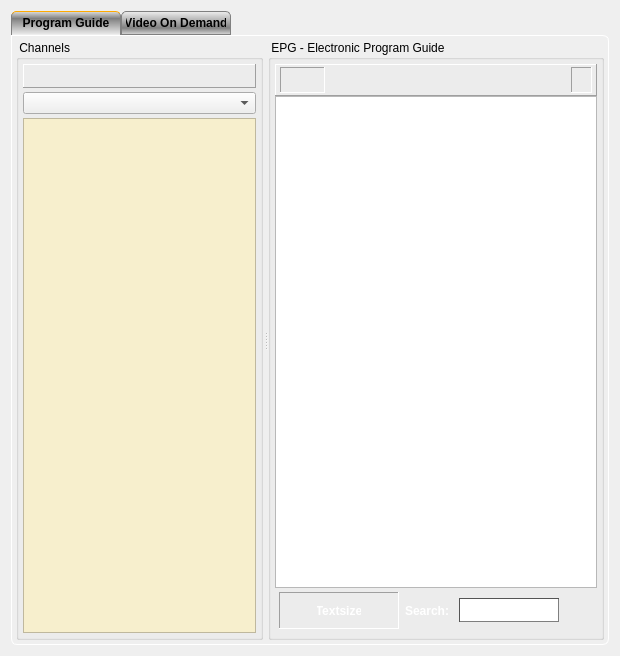
<?xml version="1.0" encoding="UTF-8"?>
<ui version="4.0">
 <class>CChannelsEPGdlg</class>
 <widget class="QDialog" name="CChannelsEPGdlg">
  <property name="geometry">
   <rect>
    <x>0</x>
    <y>0</y>
    <width>620</width>
    <height>656</height>
   </rect>
  </property>
  <property name="sizePolicy">
   <sizepolicy hsizetype="Expanding" vsizetype="Preferred">
    <horstretch>0</horstretch>
    <verstretch>0</verstretch>
   </sizepolicy>
  </property>
  <property name="minimumSize">
   <size>
    <width>0</width>
    <height>0</height>
   </size>
  </property>
  <property name="maximumSize">
   <size>
    <width>700</width>
    <height>16777215</height>
   </size>
  </property>
  <property name="windowTitle">
   <string>Channels, EPG and VOD Dialog</string>
  </property>
  <property name="styleSheet">
   <string notr="true">QDialog#Recorder { background-color: qlineargradient(spread:pad, x1:0, y1:0, x2:0, y2:1, stop:0 #eee, stop:0.7 grey, stop:1 #dedede); }</string>
  </property>
  <property name="locale">
   <locale language="English" country="UnitedStates"/>
  </property>
  <property name="sizeGripEnabled">
   <bool>false</bool>
  </property>
  <layout class="QHBoxLayout" name="horizontalLayout">
   <item>
    <widget class="QTabWidget" name="tabEpgVod">
     <property name="styleSheet">
      <string notr="true">QTabWidget#tabEpgVod {
  background-color: transparent;
}

QTabWidget::pane {
  background-color: transparent;
  border: 1px solid white;
  border-bottom-left-radius: 6px;
  border-bottom-right-radius: 6px;
  border-top-right-radius: 6px;
}

QTabBar::tab {
 background-color: qlineargradient(spread:pad, x1:0, y1:0, x2:0, y2:1, stop:0 #eee, stop:0.7 grey, stop:1 #dedede);
  border: 1px solid gray;
  border-top-left-radius: 5px;
  border-top-right-radius: 5px;
  min-width: 100px;
  padding: 4px;
  font: bold;
}

QTabBar::tab:selected {
  background-color: qlineargradient(spread:pad, x1:1, y1:1, x2:1, y2:0, stop:0 #eee, stop:0.7 grey, stop:1 #dedede);
  
  border-bottom-color: #eee;
  border-top-color: #fa0;
}

QTabBar::tab:hover {
  border-bottom-color: #eee;
}
</string>
     </property>
     <property name="tabPosition">
      <enum>QTabWidget::North</enum>
     </property>
     <property name="currentIndex">
      <number>0</number>
     </property>
     <widget class="QWidget" name="epgTab">
      <property name="styleSheet">
       <string notr="true"/>
      </property>
      <attribute name="title">
       <string>Program Guide</string>
      </attribute>
      <layout class="QVBoxLayout" name="verticalLayout_3">
       <property name="spacing">
        <number>6</number>
       </property>
       <property name="margin">
        <number>4</number>
       </property>
       <item>
        <widget class="QSplitter" name="vSplitterChanEpg">
         <property name="styleSheet">
          <string notr="true">QSplitter#vSplitterChanEpg::handle {
     image: url(:/png/v_split);
 }

 QSplitter#vSplitterChanEpg::handle:horizontal {
     width: 5px;
 }

 QSplitter#vSplitterChanEpg::handle:vertical {
     height: 5px;
 }

 QSplitter#vSplitterChanEpg::handle:hover {
    image: url(:/png/v_split_hover);
 }

 QSplitter#vSplitterChanEpg::handle:pressed {
    image: url(:/png/v_split_pressed);
 }
</string>
         </property>
         <property name="orientation">
          <enum>Qt::Horizontal</enum>
         </property>
         <widget class="QGroupBox" name="groupChannels">
          <property name="title">
           <string> Channels </string>
          </property>
          <layout class="QVBoxLayout" name="verticalLayout_6">
           <property name="spacing">
            <number>4</number>
           </property>
           <property name="margin">
            <number>4</number>
           </property>
           <item>
            <widget class="QFavFrame" name="hFrameFav">
             <property name="contextMenuPolicy">
              <enum>Qt::DefaultContextMenu</enum>
             </property>
             <property name="acceptDrops">
              <bool>true</bool>
             </property>
             <property name="styleSheet">
              <string notr="true">QFrame#hFrameFav {
background-color: qlineargradient(spread:pad, x1:0, y1:0, x2:0, y2:1, stop:0 #eee, 	stop:0.7 grey, stop:1 #dedede);
};</string>
             </property>
             <property name="frameShape">
              <enum>QFrame::Panel</enum>
             </property>
             <property name="frameShadow">
              <enum>QFrame::Raised</enum>
             </property>
             <layout class="QHBoxLayout" name="hLayoutFavFrame">
              <property name="spacing">
               <number>0</number>
              </property>
              <item>
               <spacer name="hSpacerLeft">
                <property name="orientation">
                 <enum>Qt::Horizontal</enum>
                </property>
                <property name="sizeHint" stdset="0">
                 <size>
                  <width>40</width>
                  <height>0</height>
                 </size>
                </property>
               </spacer>
              </item>
              <item>
               <layout class="QGridLayout" name="gLayoutFav">
                <property name="spacing">
                 <number>4</number>
                </property>
               </layout>
              </item>
              <item>
               <spacer name="hlSpacerRight">
                <property name="orientation">
                 <enum>Qt::Horizontal</enum>
                </property>
                <property name="sizeHint" stdset="0">
                 <size>
                  <width>40</width>
                  <height>0</height>
                 </size>
                </property>
               </spacer>
              </item>
             </layout>
            </widget>
           </item>
           <item>
            <widget class="QComboBox" name="cbxChannelGroup">
             <property name="whatsThis">
              <string>Channel Group</string>
             </property>
            </widget>
           </item>
           <item>
            <widget class="QListView" name="channelList">
             <property name="contextMenuPolicy">
              <enum>Qt::CustomContextMenu</enum>
             </property>
             <property name="toolTip">
              <string/>
             </property>
             <property name="whatsThis">
              <string>Channel List</string>
             </property>
             <property name="styleSheet">
              <string notr="true">QListView#channelList {
show-decoration-selected: 1;
background-color: rgb(247, 239, 205);
}

QListView#channelList::item:selected {
background-color: rgb(255, 167, 26);
alternate-background-color: rgb(255, 167, 26);
}

QListView#channelList::item:hover {
background-color: rgb(255, 110, 14);
}
</string>
             </property>
             <property name="editTriggers">
              <set>QAbstractItemView::NoEditTriggers</set>
             </property>
             <property name="showDropIndicator" stdset="0">
              <bool>false</bool>
             </property>
             <property name="dragEnabled">
              <bool>true</bool>
             </property>
             <property name="dragDropMode">
              <enum>QAbstractItemView::DragOnly</enum>
             </property>
             <property name="alternatingRowColors">
              <bool>true</bool>
             </property>
             <property name="iconSize">
              <size>
               <width>24</width>
               <height>24</height>
              </size>
             </property>
            </widget>
           </item>
          </layout>
         </widget>
         <widget class="QGroupBox" name="groupEPG">
          <property name="title">
           <string> EPG - Electronic Program Guide </string>
          </property>
          <layout class="QVBoxLayout" name="verticalLayout">
           <property name="margin">
            <number>4</number>
           </property>
           <item>
            <layout class="QVBoxLayout" name="verticalLayout_2">
             <property name="spacing">
              <number>0</number>
             </property>
             <item>
              <layout class="QHBoxLayout" name="hLayoutEpgNavi">
               <property name="spacing">
                <number>0</number>
               </property>
              </layout>
             </item>
             <item>
              <widget class="QFrame" name="frameEpgCtrl">
               <property name="styleSheet">
                <string notr="true">QFrame#frameEpgCtrl {
background-color: qlineargradient(spread:pad, x1:0, y1:0, x2:0, y2:1, stop:0 #eee, 	stop:0.7 grey, stop:1 #dedede);
};</string>
               </property>
               <property name="frameShape">
                <enum>QFrame::Panel</enum>
               </property>
               <property name="frameShadow">
                <enum>QFrame::Raised</enum>
               </property>
               <layout class="QHBoxLayout" name="horizontalLayout_5">
                <property name="leftMargin">
                 <number>4</number>
                </property>
                <property name="topMargin">
                 <number>2</number>
                </property>
                <property name="rightMargin">
                 <number>4</number>
                </property>
                <property name="bottomMargin">
                 <number>2</number>
                </property>
                <item>
                 <widget class="QFrame" name="frameChan">
                  <property name="styleSheet">
                   <string notr="true"/>
                  </property>
                  <property name="frameShape">
                   <enum>QFrame::Panel</enum>
                  </property>
                  <property name="frameShadow">
                   <enum>QFrame::Sunken</enum>
                  </property>
                  <layout class="QHBoxLayout" name="horizontalLayout_3">
                   <property name="spacing">
                    <number>4</number>
                   </property>
                   <property name="leftMargin">
                    <number>4</number>
                   </property>
                   <property name="topMargin">
                    <number>0</number>
                   </property>
                   <property name="rightMargin">
                    <number>4</number>
                   </property>
                   <property name="bottomMargin">
                    <number>0</number>
                   </property>
                   <item>
                    <widget class="QLabel" name="labChanIcon">
                     <property name="minimumSize">
                      <size>
                       <width>24</width>
                       <height>24</height>
                      </size>
                     </property>
                     <property name="text">
                      <string/>
                     </property>
                    </widget>
                   </item>
                   <item>
                    <widget class="QLabel" name="labChanName">
                     <property name="styleSheet">
                      <string notr="true">QLabel#labChanName {
font-weight: bold;
color: white;
}</string>
                     </property>
                     <property name="text">
                      <string/>
                     </property>
                    </widget>
                   </item>
                  </layout>
                 </widget>
                </item>
                <item>
                 <spacer name="horizontalSpacer_2">
                  <property name="orientation">
                   <enum>Qt::Horizontal</enum>
                  </property>
                  <property name="sizeHint" stdset="0">
                   <size>
                    <width>40</width>
                    <height>20</height>
                   </size>
                  </property>
                 </spacer>
                </item>
                <item>
                 <widget class="QFrame" name="frameNavi">
                  <property name="frameShape">
                   <enum>QFrame::Panel</enum>
                  </property>
                  <property name="frameShadow">
                   <enum>QFrame::Sunken</enum>
                  </property>
                  <layout class="QHBoxLayout" name="horizontalLayout_4">
                   <property name="leftMargin">
                    <number>6</number>
                   </property>
                   <property name="topMargin">
                    <number>0</number>
                   </property>
                   <property name="rightMargin">
                    <number>6</number>
                   </property>
                   <property name="bottomMargin">
                    <number>0</number>
                   </property>
                   <item>
                    <widget class="QLabel" name="labCurrDay">
                     <property name="styleSheet">
                      <string notr="true">QLabel#labCurrDay {
font-weight: bold;
color: white;
}</string>
                     </property>
                     <property name="text">
                      <string/>
                     </property>
                    </widget>
                   </item>
                  </layout>
                 </widget>
                </item>
               </layout>
              </widget>
             </item>
             <item>
              <widget class="CEpgBrowser" name="textEpg">
               <property name="styleSheet">
                <string notr="true"/>
               </property>
               <property name="locale">
                <locale language="English" country="UnitedStates"/>
               </property>
               <property name="frameShadow">
                <enum>QFrame::Sunken</enum>
               </property>
               <property name="lineWidth">
                <number>1</number>
               </property>
               <property name="openLinks">
                <bool>false</bool>
               </property>
              </widget>
             </item>
             <item>
              <widget class="QFrame" name="frameSearch">
               <property name="minimumSize">
                <size>
                 <width>0</width>
                 <height>45</height>
                </size>
               </property>
               <property name="styleSheet">
                <string notr="true">QFrame#frameSearch {
background-color: qlineargradient(spread:pad, x1:0, y1:0, x2:0, y2:1, stop:0 #ccc, 	stop:0.7 #555, stop:1 #bbb);
border-left: 1px solid #eee;
border-right: 1px solid #666;
border-bottom: 1px solid #666;
border-top: 0px;
};</string>
               </property>
               <property name="frameShape">
                <enum>QFrame::NoFrame</enum>
               </property>
               <property name="frameShadow">
                <enum>QFrame::Raised</enum>
               </property>
               <property name="lineWidth">
                <number>1</number>
               </property>
               <layout class="QHBoxLayout" name="horizontalLayout_8">
                <property name="margin">
                 <number>4</number>
                </property>
                <item>
                 <widget class="QFrame" name="frTextsize">
                  <property name="minimumSize">
                   <size>
                    <width>120</width>
                    <height>0</height>
                   </size>
                  </property>
                  <property name="frameShape">
                   <enum>QFrame::Panel</enum>
                  </property>
                  <property name="frameShadow">
                   <enum>QFrame::Sunken</enum>
                  </property>
                  <layout class="QHBoxLayout" name="horizontalLayout_2">
                   <property name="topMargin">
                    <number>4</number>
                   </property>
                   <property name="bottomMargin">
                    <number>4</number>
                   </property>
                   <item>
                    <widget class="QPushButton" name="btnFontSmaller">
                     <property name="minimumSize">
                      <size>
                       <width>20</width>
                       <height>20</height>
                      </size>
                     </property>
                     <property name="maximumSize">
                      <size>
                       <width>20</width>
                       <height>20</height>
                      </size>
                     </property>
                     <property name="text">
                      <string/>
                     </property>
                     <property name="icon">
                      <iconset resource="../vlc-record.qrc">
                       <normaloff>:/app/zoom-out</normaloff>:/app/zoom-out</iconset>
                     </property>
                     <property name="iconSize">
                      <size>
                       <width>16</width>
                       <height>16</height>
                      </size>
                     </property>
                     <property name="autoDefault">
                      <bool>false</bool>
                     </property>
                     <property name="flat">
                      <bool>true</bool>
                     </property>
                    </widget>
                   </item>
                   <item>
                    <widget class="QLabel" name="labTextSize">
                     <property name="styleSheet">
                      <string notr="true">QLabel#labTextSize {
font-weight: bold;
color: white;
}</string>
                     </property>
                     <property name="text">
                      <string>Textsize</string>
                     </property>
                     <property name="alignment">
                      <set>Qt::AlignCenter</set>
                     </property>
                    </widget>
                   </item>
                   <item>
                    <widget class="QPushButton" name="btnFontLarger">
                     <property name="minimumSize">
                      <size>
                       <width>20</width>
                       <height>20</height>
                      </size>
                     </property>
                     <property name="maximumSize">
                      <size>
                       <width>20</width>
                       <height>20</height>
                      </size>
                     </property>
                     <property name="text">
                      <string/>
                     </property>
                     <property name="icon">
                      <iconset resource="../vlc-record.qrc">
                       <normaloff>:/app/zoom-in</normaloff>:/app/zoom-in</iconset>
                     </property>
                     <property name="iconSize">
                      <size>
                       <width>16</width>
                       <height>16</height>
                      </size>
                     </property>
                     <property name="autoDefault">
                      <bool>false</bool>
                     </property>
                     <property name="flat">
                      <bool>true</bool>
                     </property>
                    </widget>
                   </item>
                  </layout>
                 </widget>
                </item>
                <item>
                 <widget class="QLabel" name="labSearch">
                  <property name="styleSheet">
                   <string notr="true">QLabel#labSearch {
font-weight: bold;
color: white;
}</string>
                  </property>
                  <property name="text">
                   <string>Search: </string>
                  </property>
                 </widget>
                </item>
                <item>
                 <widget class="QLineEdit" name="lineSearch">
                  <property name="minimumSize">
                   <size>
                    <width>100</width>
                    <height>24</height>
                   </size>
                  </property>
                  <property name="styleSheet">
                   <string notr="true">QLineEdit#lineSearch {
  color: #800;   
  font: bold;
   background-image: url(:/app/search);
   background-repeat: no-repeat;
   background-position: LEFT;
   border: 1px inset;
   border-color: #555;
 }</string>
                  </property>
                 </widget>
                </item>
                <item>
                 <widget class="QPushButton" name="btnSearch">
                  <property name="minimumSize">
                   <size>
                    <width>28</width>
                    <height>28</height>
                   </size>
                  </property>
                  <property name="maximumSize">
                   <size>
                    <width>28</width>
                    <height>28</height>
                   </size>
                  </property>
                  <property name="text">
                   <string/>
                  </property>
                  <property name="icon">
                   <iconset resource="../vlc-record.qrc">
                    <normaloff>:/app/find</normaloff>:/app/find</iconset>
                  </property>
                  <property name="iconSize">
                   <size>
                    <width>24</width>
                    <height>24</height>
                   </size>
                  </property>
                  <property name="autoDefault">
                   <bool>false</bool>
                  </property>
                  <property name="flat">
                   <bool>true</bool>
                  </property>
                 </widget>
                </item>
               </layout>
              </widget>
             </item>
            </layout>
           </item>
          </layout>
         </widget>
        </widget>
       </item>
      </layout>
     </widget>
     <widget class="QWidget" name="vodTab">
      <property name="styleSheet">
       <string notr="true"/>
      </property>
      <attribute name="title">
       <string>Video On Demand</string>
      </attribute>
      <layout class="QVBoxLayout" name="verticalLayout_7">
       <property name="spacing">
        <number>6</number>
       </property>
       <property name="margin">
        <number>6</number>
       </property>
       <item>
        <layout class="QHBoxLayout" name="horizontalLayout_7" stretch="0,10,0,5,0,0,0,2,0">
         <item>
          <widget class="QLabel" name="labGenre">
           <property name="text">
            <string>Genre: </string>
           </property>
          </widget>
         </item>
         <item>
          <widget class="QComboBox" name="cbxGenre"/>
         </item>
         <item>
          <widget class="QLabel" name="label_2">
           <property name="text">
            <string>Order: </string>
           </property>
          </widget>
         </item>
         <item>
          <widget class="QComboBox" name="cbxLastOrBest"/>
         </item>
         <item>
          <spacer name="horizontalSpacer_5">
           <property name="orientation">
            <enum>Qt::Horizontal</enum>
           </property>
           <property name="sizeHint" stdset="0">
            <size>
             <width>40</width>
             <height>20</height>
            </size>
           </property>
          </spacer>
         </item>
         <item>
          <widget class="QPushButton" name="btnPrevSite">
           <property name="minimumSize">
            <size>
             <width>24</width>
             <height>24</height>
            </size>
           </property>
           <property name="maximumSize">
            <size>
             <width>24</width>
             <height>24</height>
            </size>
           </property>
           <property name="text">
            <string/>
           </property>
           <property name="icon">
            <iconset resource="../vlc-record.qrc">
             <normaloff>:/png/back</normaloff>:/png/back</iconset>
           </property>
           <property name="autoDefault">
            <bool>false</bool>
           </property>
           <property name="flat">
            <bool>true</bool>
           </property>
          </widget>
         </item>
         <item>
          <widget class="QLabel" name="label">
           <property name="text">
            <string>Page: </string>
           </property>
          </widget>
         </item>
         <item>
          <widget class="QComboBox" name="cbxSites"/>
         </item>
         <item>
          <widget class="QPushButton" name="btnNextSite">
           <property name="minimumSize">
            <size>
             <width>24</width>
             <height>24</height>
            </size>
           </property>
           <property name="maximumSize">
            <size>
             <width>24</width>
             <height>24</height>
            </size>
           </property>
           <property name="text">
            <string/>
           </property>
           <property name="icon">
            <iconset resource="../vlc-record.qrc">
             <normaloff>:/png/next</normaloff>:/png/next</iconset>
           </property>
           <property name="autoDefault">
            <bool>false</bool>
           </property>
           <property name="flat">
            <bool>true</bool>
           </property>
          </widget>
         </item>
        </layout>
       </item>
       <item>
        <widget class="CVodBrowser" name="vodBrowser">
         <property name="openLinks">
          <bool>false</bool>
         </property>
        </widget>
       </item>
       <item>
        <layout class="QHBoxLayout" name="horizontalLayout_6">
         <item>
          <widget class="QLabel" name="labVodSearch">
           <property name="styleSheet">
            <string notr="true">QLabel#labSearch {
font-weight: bold;
color: white;
}</string>
           </property>
           <property name="text">
            <string>Search: </string>
           </property>
          </widget>
         </item>
         <item>
          <widget class="QLineEdit" name="lineVodSearch">
           <property name="minimumSize">
            <size>
             <width>100</width>
             <height>24</height>
            </size>
           </property>
           <property name="styleSheet">
            <string notr="true">QLineEdit#lineVodSearch {
  color: #800;   
  font: bold;
   background-image: url(:/app/search);
   background-repeat: no-repeat;
   background-position: LEFT;
   border: 1px inset;
   border-color: #555;
 }</string>
           </property>
          </widget>
         </item>
         <item>
          <widget class="QPushButton" name="btnVodSearch">
           <property name="minimumSize">
            <size>
             <width>28</width>
             <height>28</height>
            </size>
           </property>
           <property name="maximumSize">
            <size>
             <width>28</width>
             <height>28</height>
            </size>
           </property>
           <property name="text">
            <string/>
           </property>
           <property name="icon">
            <iconset resource="../vlc-record.qrc">
             <normaloff>:/app/find</normaloff>:/app/find</iconset>
           </property>
           <property name="iconSize">
            <size>
             <width>24</width>
             <height>24</height>
            </size>
           </property>
           <property name="autoDefault">
            <bool>false</bool>
           </property>
           <property name="flat">
            <bool>true</bool>
           </property>
          </widget>
         </item>
        </layout>
       </item>
      </layout>
     </widget>
    </widget>
   </item>
  </layout>
 </widget>
 <layoutdefault spacing="6" margin="11"/>
 <customwidgets>
  <customwidget>
   <class>CEpgBrowser</class>
   <extends>QTextBrowser</extends>
   <header>cepgbrowser.h</header>
  </customwidget>
  <customwidget>
   <class>CVodBrowser</class>
   <extends>QTextBrowser</extends>
   <header>cvodbrowser.h</header>
  </customwidget>
  <customwidget>
   <class>QFavFrame</class>
   <extends>QFrame</extends>
   <header>qfavframe.h</header>
   <container>1</container>
  </customwidget>
 </customwidgets>
 <resources>
  <include location="../vlc-record.qrc"/>
 </resources>
 <connections/>
</ui>
